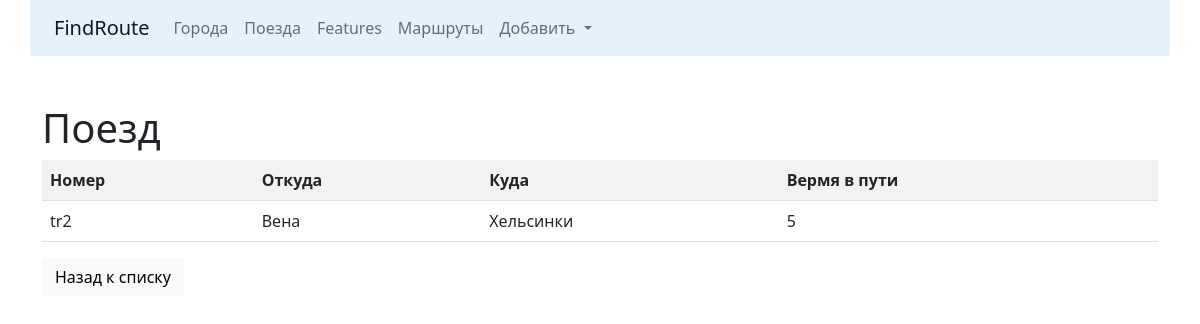
/trains/detail/5/, run on the app's committed database.
### trains/models.py (models this page shows, shortened)
class Train(models.Model):
    name = models.CharField(max_length=50, unique=True, verbose_name='Номер поезда')
    travel_time = models.PositiveSmallIntegerField(verbose_name='Время в пути')
    from_city = models.ForeignKey(City, on_delete=models.CASCADE, related_name='from_city_set', verbose_name='Из какого города')
    to_city = models.ForeignKey('cities.City', on_delete=models.CASCADE, related_name='to_city_set', verbose_name='В какой город')
    class Meta:
        verbose_name = 'Поезд'
        verbose_name_plural = 'Поезда'
        ordering = ['travel_time']

### cities/models.py (models this page shows, shortened)
class City(models.Model):
    name = models.CharField(max_length=100, unique=True, verbose_name='Город')
    def __str__(self):
        return self.name
    class Meta:
        verbose_name = 'Город'
        verbose_name_plural = 'Города'
        ordering = ['name']

### trains/views.py (the view)
# urls.py: path('detail/<int:pk>/', TrainDetailView.as_view(), name='detail'),
class TrainDetailView(DetailView):
    queryset = Train.objects.all()
    template_name = 'trains/detail.html'

### trains/templates/trains/detail.html (shortened to what this page needs)
{% extends 'base.html' %}
{% block content %}
<h1>Поезд</h1>
<div class="row">
    <div class="col-md">
        {% if object %}
                <table class="table table-striped">
            <tr>
                <th>Номер</th>
                <th>Откуда</th>
                <th>Куда</th>
                <th>Вермя в пути</th>
            </tr>
            <tr>
                <td>{{ object.name }}</td>
                <td>{{ object.from_city }}</td>
                <td>{{ object.to_city }}</td>
                <td>{{ object.travel_time }}</td>
            </tr>
        </table>
        {% endif %}
    </div>
</div>
<div class="row">
    <div class="col-md-4">
        <a href="{% url 'trains:home' %}">
            <button class="btn btn-light" type="button">Назад к списку</button>
        </a>
    </div>
</div>
{% endblock %}

### data on the page
Train: name "tr2", from_city "Вена", to_city "Хельсинки", travel_time "5"
